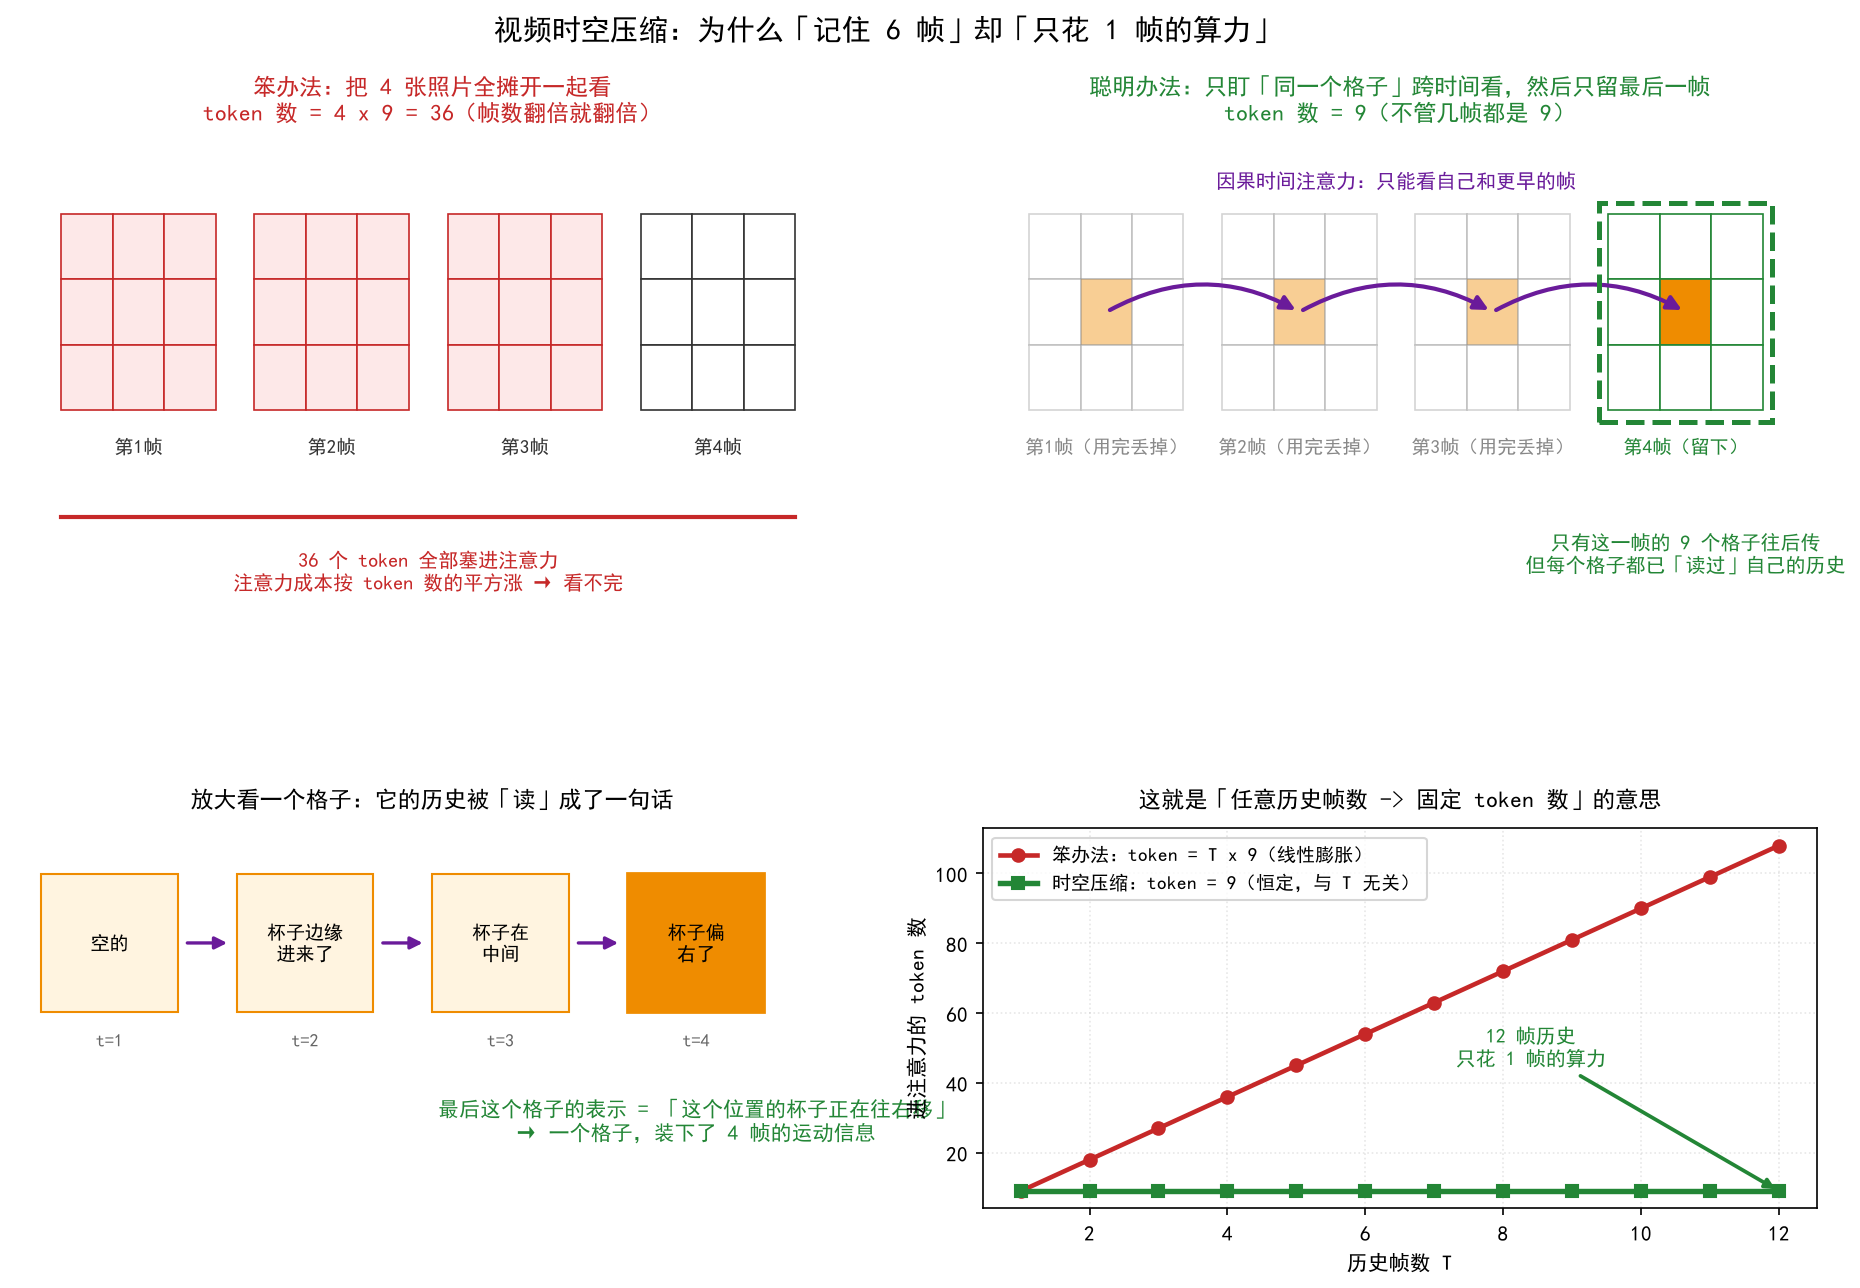

This figure's Python source:
"""时空压缩的"人话版"教学图 —— 给完全不懂的人看的那一张

展示特色
--------
其他图讲的是"压缩比"这个结果，这张图讲的是**过程**：为什么 6 帧变成 1 帧
之后信息还在。核心要传达三件事：
1. 画面被切成格子（patch），格子是"位置"不是"时刻"；
2. 时间注意力是**竖着看**（同一个格子跨时间），不是横着看；
3. 只有最后一帧被留下，但它的每个格子都「读过」自己的历史。

展示思路
--------
左图：朴素做法 —— T 帧全摊开，token 数 = T x 16，随 T 线性膨胀（画成一排排格子）。
右图：时空压缩 —— 同一个格子位置用一根竖箭头串起 T 帧，最后只留末帧那一列，
      token 数恒 = 16。
底部：一个具体格子的"故事"（杯子逐帧右移），说明历史信息如何被写进当前格。

如何展示
--------
纯示意图（不跑模型），因为这张图的目的是**建立直觉**；真实的 O(1) 压缩实测
由 plot_spacetime_compression.png 负责。两张图分工：一张讲"为什么"，一张给"证据"。
"""
from __future__ import annotations
import matplotlib
matplotlib.use("Agg")
import matplotlib.pyplot as plt
from matplotlib.patches import Rectangle, FancyArrowPatch
import numpy as np

from _shared import setup_fonts, C_STD, C_NEW, C_AUX, C_AUX2, C_WARN

setup_fonts()

T = 4          # 演示用历史帧数（真实 pi07 是 6）
GRID = 3       # 每帧 3x3 = 9 个格子（真实是 patch 网格）
NPATCH = GRID * GRID


def draw_frame(ax, x0, y0, w, h, label, highlight=None, alpha=1.0,
               face="white", edge="#333333", label_color="#333333"):
    """画一帧（一个 GRID x GRID 的格子矩阵）。highlight = 要标红的格子索引。"""
    cw, ch = w / GRID, h / GRID
    for r in range(GRID):
        for c in range(GRID):
            idx = r * GRID + c
            fc = face
            if highlight is not None and idx == highlight:
                fc = C_WARN
            ax.add_patch(Rectangle((x0 + c * cw, y0 + (GRID - 1 - r) * ch), cw, ch,
                                   facecolor=fc, edgecolor=edge, lw=0.8, alpha=alpha))
    ax.text(x0 + w / 2, y0 - 0.14, label, ha="center", va="top",
            fontsize=9, color=label_color)


def plot() -> tuple:
    """绘制时空压缩教学图，返回 (fig, text)。

    Returns:
        (fig, text): matplotlib Figure 对象和关键发现文本摘要。
    """
    fig = plt.figure(figsize=(15.5, 9.2))
    gs = fig.add_gridspec(2, 2, height_ratios=[1.0, 0.72], hspace=0.34, wspace=0.16)

    # ============================================================
    # 左上：朴素做法 —— 全摊开
    # ============================================================
    ax = fig.add_subplot(gs[0, 0])
    ax.set_title("笨办法：把 4 张照片全摊开一起看\ntoken 数 = 4 x 9 = 36（帧数翻倍就翻倍）",
                 fontsize=11, color=C_STD, pad=12)
    for t in range(T):
        draw_frame(ax, t * 1.25, 0, 1.0, 1.0, f"第{t+1}帧",
                   face="#fde8e8" if t < T - 1 else "#ffffff",
                   edge=C_STD if t < T - 1 else "#333333")
    # 全部进注意力
    brace_y = -0.55
    ax.plot([0, T * 1.25 - 0.25], [brace_y, brace_y], color=C_STD, lw=2)
    ax.text((T * 1.25 - 0.25) / 2, brace_y - 0.16,
            "36 个 token 全部塞进注意力\n注意力成本按 token 数的平方涨 → 看不完",
            ha="center", va="top", fontsize=9.5, color=C_STD)
    ax.set_xlim(-0.3, T * 1.25 + 0.1)
    ax.set_ylim(-1.35, 1.35)
    ax.axis("off")

    # ============================================================
    # 右上：时空压缩 —— 竖着看，只留末帧
    # ============================================================
    ax = fig.add_subplot(gs[0, 1])
    ax.set_title("聪明办法：只盯「同一个格子」跨时间看，然后只留最后一帧\n"
                 "token 数 = 9（不管几帧都是 9）",
                 fontsize=11, color=C_NEW, pad=12)
    for t in range(T):
        is_last = (t == T - 1)
        draw_frame(ax, t * 1.25, 0, 1.0, 1.0,
                   f"第{t+1}帧" + ("（留下）" if is_last else "（用完丢掉）"),
                   highlight=4,                      # 中心格子高亮，作为"被追踪的那个格子"
                   alpha=1.0 if is_last else 0.42,
                   edge=C_NEW if is_last else "#999999",
                   label_color=C_NEW if is_last else "#888888")
    # 竖箭头：同一格子跨时间（这里画中心格子）
    cw = 1.0 / GRID
    cx_off = 1 * cw + cw / 2                       # 中心列
    cy = 1 * cw + cw / 2                           # 中心行（从下数第2行）
    for t in range(T - 1):
        ax.add_patch(FancyArrowPatch(
            (t * 1.25 + cx_off, cy), ((t + 1) * 1.25 + cx_off, cy),
            arrowstyle="-|>", mutation_scale=14, lw=2.0, color=C_AUX2,
            connectionstyle="arc3,rad=-0.28"))
    ax.text((T - 1) * 1.25 / 2 + cx_off, cy + 0.62,
            "因果时间注意力：只能看自己和更早的帧",
            ha="center", va="bottom", fontsize=9.5, color=C_AUX2)
    # 只留末帧
    ax.add_patch(Rectangle(((T - 1) * 1.25 - 0.06, -0.06), 1.12, 1.12,
                           fill=False, edgecolor=C_NEW, lw=2.4, linestyle="--"))
    ax.text((T - 1) * 1.25 + 0.5, -0.62,
            "只有这一帧的 9 个格子往后传\n但每个格子都已「读过」自己的历史",
            ha="center", va="top", fontsize=9.5, color=C_NEW)
    ax.set_xlim(-0.3, T * 1.25 + 0.1)
    ax.set_ylim(-1.35, 1.35)
    ax.axis("off")

    # ============================================================
    # 左下：一个格子的"故事" —— 历史怎么被写进当前格
    # ============================================================
    ax = fig.add_subplot(gs[1, 0])
    ax.set_title("放大看一个格子：它的历史被「读」成了一句话", fontsize=11, pad=10)
    story = ["空的", "杯子边缘\n进来了", "杯子在\n中间", "杯子偏\n右了"]
    for t, s in enumerate(story):
        is_last = (t == T - 1)
        ax.add_patch(Rectangle((t * 1.5, 0.35), 1.05, 1.05,
                               facecolor=C_WARN if is_last else "#fff4e0",
                               edgecolor=C_WARN, lw=1.8 if is_last else 1.0))
        ax.text(t * 1.5 + 0.525, 0.875, s, ha="center", va="center", fontsize=9)
        ax.text(t * 1.5 + 0.525, 0.20, f"t={t+1}", ha="center", va="top",
                fontsize=8.5, color="#666666")
        if t < T - 1:
            ax.add_patch(FancyArrowPatch((t * 1.5 + 1.09, 0.875), ((t + 1) * 1.5 - 0.04, 0.875),
                                         arrowstyle="-|>", mutation_scale=12, lw=1.6,
                                         color=C_AUX2))
    ax.text((T - 1) * 1.5 + 0.525, -0.30,
            "最后这个格子的表示 = 「这个位置的杯子正在往右移」\n"
            "→ 一个格子，装下了 4 帧的运动信息",
            ha="center", va="top", fontsize=10, color=C_NEW, weight="bold")
    ax.set_xlim(-0.2, T * 1.5 + 0.2)
    ax.set_ylim(-1.15, 1.75)
    ax.axis("off")

    # ============================================================
    # 右下：token 数对照曲线（一句话结论）
    # ============================================================
    ax = fig.add_subplot(gs[1, 1])
    frames = np.arange(1, 13)
    ax.plot(frames, frames * NPATCH, "o-", color=C_STD, lw=2.2, ms=6,
            label=f"笨办法：token = T x {NPATCH}（线性膨胀）")
    ax.plot(frames, np.full_like(frames, NPATCH), "s-", color=C_NEW, lw=2.6, ms=6,
            label=f"时空压缩：token = {NPATCH}（恒定，与 T 无关）")
    ax.set_xlabel("历史帧数 T", fontsize=10)
    ax.set_ylabel("进注意力的 token 数", fontsize=10)
    ax.set_title("这就是「任意历史帧数 -> 固定 token 数」的意思", fontsize=11, pad=10)
    ax.grid(alpha=0.3, linestyle=":")
    ax.legend(fontsize=9, loc="upper left")
    ax.annotate("12 帧历史\n只花 1 帧的算力",
                xy=(12, NPATCH), xytext=(8.4, NPATCH * 5.0),
                fontsize=9.5, color=C_NEW, ha="center",
                arrowprops=dict(arrowstyle="-|>", color=C_NEW, lw=1.8))

    fig.suptitle("视频时空压缩：为什么「记住 6 帧」却「只花 1 帧的算力」",
                 fontsize=14, weight="bold", y=0.975)

    text = (f"演示参数：T={T}, 每帧格子数={NPATCH}（GRID={GRID}x{GRID}）\n"
            f"笨办法 token 数 = T x {NPATCH} = {T * NPATCH}；"
            f"时空压缩 token 数 = {NPATCH}（恒定）")
    return fig, text


def main() -> None:
    fig, text = plot()
    fig.savefig("plot_spacetime_intuition.png", dpi=150, bbox_inches="tight",
                facecolor="white")
    plt.close(fig)
    print(text)


if __name__ == "__main__":
    main()
